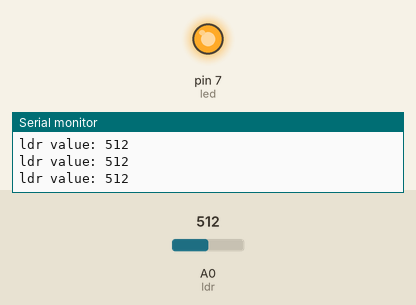
Simulated run of this sketch. Board: Arduino Uno, built with avr-gcc and run on an emulated ATmega328P. Shown: output pins drawn as LEDs (lit = HIGH), the last lines printed to the serial monitor. The inputs (shaded band) are chosen by the test bench; at power-on: A0 (ldr) = 512.

Above: at 1.2 s.
1.3 s: A0 (ldr) set to 106
4.3 s: A0 (ldr) set to 91
At 4.9 s:
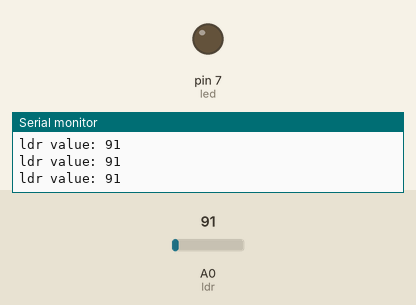
5.8 s: A0 (ldr) set to 110
At 7.0 s:
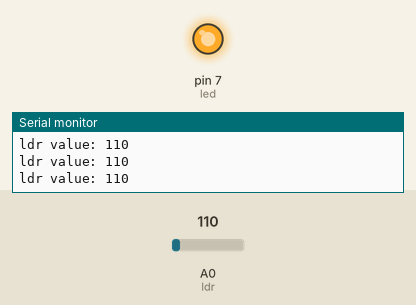
7.3 s: A0 (ldr) set to 90
At 8.2 s:
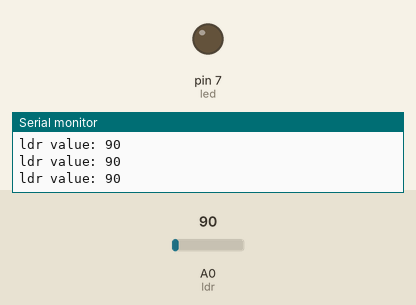
Timing chart, 0 to 9.8 s (numbered marks = the images above; inputs shaded):
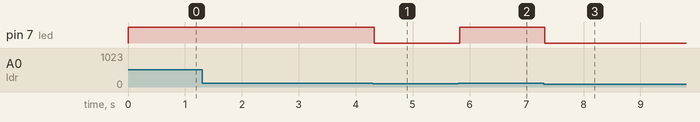

Measured:
- the behaviour switches between 100 and 99 on A0 (ldr) (found by bisection; images 0 and 1)
- after the input at 4.3 s, pin 7 (led): HIGH → LOW at once
- after the input at 5.8 s, pin 7 (led): LOW → HIGH at once
- after the input at 7.3 s, pin 7 (led): HIGH → LOW at once

The sketch:

street_light.ino
```cpp
static int ldr=A0;
static int led=7;
int light_intensity=0;
int threshold=100;
void setup() {
  pinMode(led, OUTPUT);
  Serial.begin(9600);
}

void loop() {
  light_intensity=analogRead(ldr);
  Serial.print("ldr value: ");
  Serial.println(light_intensity);

  if(light_intensity>=threshold)
  {
    digitalWrite(led, HIGH);
  }
  else
  {
    digitalWrite(led, LOW);
  }
}
```
